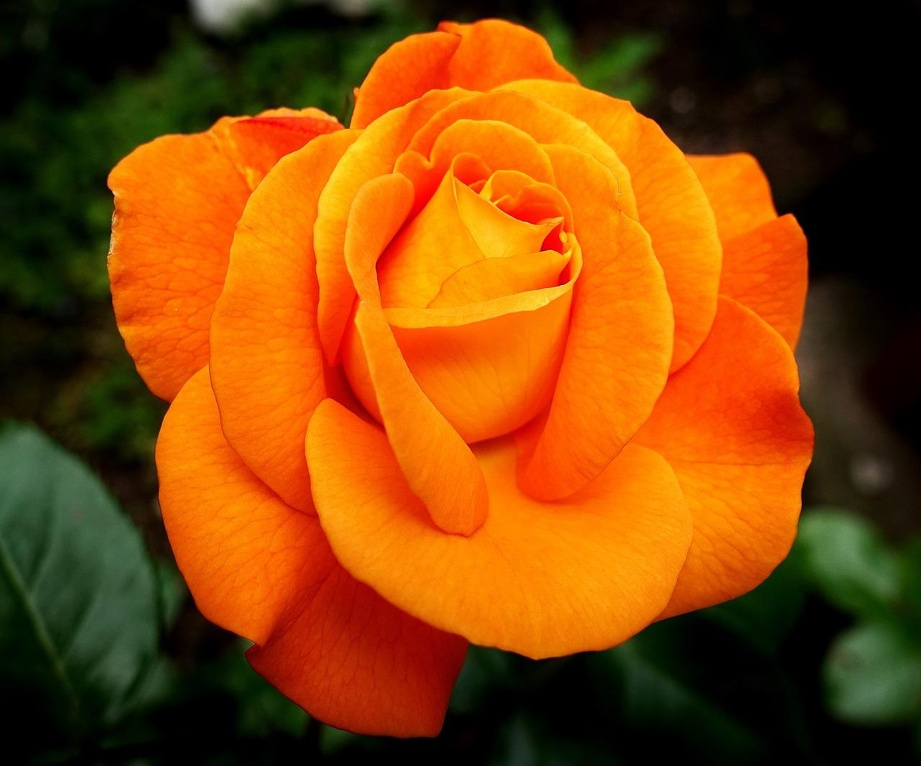
#> input picture ia/OpenCV-Perception/flor.jpeg, 921 x 766 px, shrunk from 1280 x 1064 before the run
$ jupyter execute opencv_gcid_01.ipynb
#> lines starting #> are read from the running program, lines starting #| are printed output that depends on the picture
<p>

Descarga: [OpenCV](https://opencv.org/)

`
pip install opencv-python
`

**OpenCV** (Open Source Computer Vision Library) es una biblioteca de software de código abierto que proporciona herramientas avanzadas para el desarrollo de aplicaciones en el ámbito de la visión por computadora. Fue desarrollada inicialmente por Intel y lanzada por primera vez en el año 2000. Desde entonces, se ha convertido en una de las bibliotecas más populares y utilizadas en este campo.

## **Características Principales**

1. **Lenguajes de Programación**: OpenCV proporciona interfaces para varios lenguajes de programación, incluyendo C++, Python y Java.

2. **Plataformas**: Es multiplataforma, lo que significa que se puede ejecutar en diferentes sistemas operativos como Windows, Linux y macOS.

3. **Procesamiento de Imágenes**: Ofrece una gran cantidad de funciones para el procesamiento de imágenes, como manipulación, filtrado, transformaciones, segmentación, extracción de características, entre otros.

4. **Visión por Computadora**: Proporciona herramientas para realizar tareas de visión por computadora tales como reconocimiento de objetos, seguimiento de objetos, reconstrucción 3D, visión estéreo, calibración de cámaras y mucho más.

5. **Aprendizaje Automático**: Incluye módulos para integrar algoritmos de aprendizaje automático, lo que permite implementar y entrenar modelos de machine learning y deep learning directamente desde OpenCV.

6. **Rendimiento**: Está optimizada para un alto rendimiento, con implementaciones eficientes de algoritmos y la capacidad de aprovechar el hardware acelerado.

7. **Interacción con Cámaras**: OpenCV facilita la captura y manipulación de flujos de video de cámaras en tiempo real.

8. **Comunidad y Soporte**: Al ser una biblioteca de código abierto, cuenta con una gran comunidad de desarrolladores y usuarios que contribuyen constantemente al desarrollo y mejora de la biblioteca.

## **Aplicaciones de OpenCV**

OpenCV se utiliza en una amplia variedad de aplicaciones y sectores, incluyendo:

1. **Robótica**: Para navegación, manipulación y percepción sensorial.
2. **Automoción**: En sistemas de asistencia al conductor y reconocimiento de señales de tráfico.
3. **Seguridad**: En sistemas de vigilancia y reconocimiento facial.
4. **Medicina**: Para análisis de imágenes médicas y diagnóstico.
5. **Realidad Aumentada**: Para crear experiencias interactivas y envolventes.
6. **Fotografía**: Para mejorar imágenes y aplicar efectos especiales.

## **Operaciones básicas**

[cell 1]
import cv2
import numpy as np
import matplotlib.pyplot as plt

img=cv2.imread("flor.jpeg")
#> img is the input picture: shape (766, 921, 3); mean B, G, R 7.3, 69, 133.9
plt.imshow(img)

¡Cuidado! OpenCV utiliza por defecto BGR mientras que Matplotlib usa RGB. Por tanto, para visualizar correctamente las imágenes hay que transformar previamente el espacio de color, BGR->RGB.

[cell 2]
img=cv2.imread("flor.jpeg")

# Converting BGR color to RGB color format
RGB_img = cv2.cvtColor(img, cv2.COLOR_BGR2RGB)

#Displaying image using plt.imshow() method
plt.imshow(RGB_img)

## **Recorte**

OpenCV proporciona herramientas para realizar una amplia gama de tareas, incluyendo el recorte de imágenes. El recorte de una imagen implica seleccionar una subregión de la imagen y descartar el resto.

[cell 3]
# organizing imports
import cv2
import numpy as np

# path to input images are specified and
# images are loaded with imread command
image = cv2.imread('flor2.jpg')
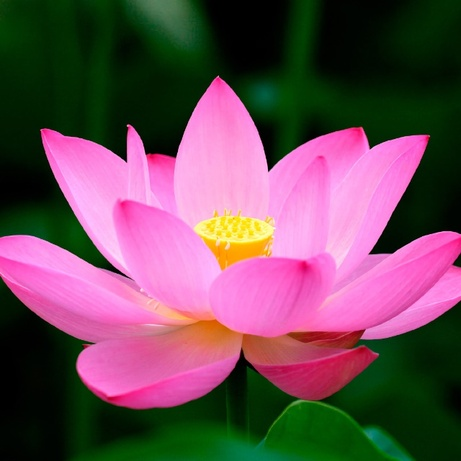
#> input picture ia/OpenCV-Perception/flor2.jpg, 461 x 461 px, shrunk from 640 x 640 before the run
#> image is the input picture: shape (461, 461, 3); mean B, G, R 86.7, 76, 107.5

# color convertion is applied
RGB_img = cv2.cvtColor(image, cv2.COLOR_BGR2RGB)
#> RGB_img: shape (461, 461, 3)
plt.imshow(RGB_img)

[cell 4]
x, y, ancho, alto = 150, 150, 100, 100  # Ejemplo de coordenadas y dimensiones
imagen_recortada = image[y:y+alto, x:x+ancho]
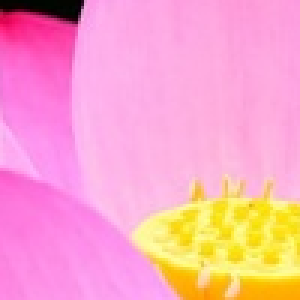
#> imagen_recortada: shape (100, 100, 3) (shown 3 times larger); mean B, G, R 195.7, 165.7, 249.3

RGB_img = cv2.cvtColor(imagen_recortada, cv2.COLOR_BGR2RGB)
#> RGB_img: shape (100, 100, 3)
plt.imshow(RGB_img)

## **Adición de imágenes**

[cell 5]
# Python program to illustrate
# arithmetic operation of
# addition of two images

# organizing imports
import cv2
import numpy as np

# path to input images are specified and
# images are loaded with imread command
image1 = cv2.imread('flor1.jpg')
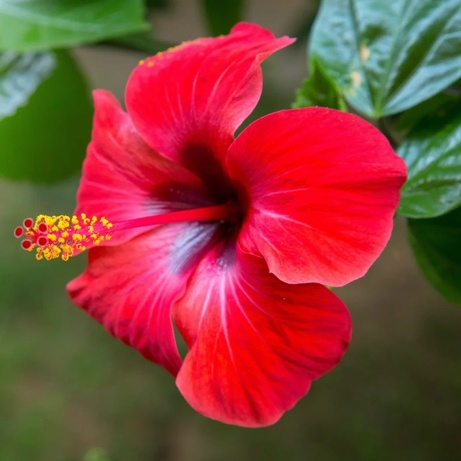
#> input picture ia/OpenCV-Perception/flor1.jpg, 461 x 461 px, shrunk from 640 x 640 before the run
#> image1 is the input picture: shape (461, 461, 3); mean B, G, R 57.2, 65.4, 137.1
image2 = cv2.imread('flor2.jpg')

# cv2.addWeighted is applied over the
# image inputs with applied parameters
weightedSum = cv2.addWeighted(image1, 0.5, image2, 0.5, 0)
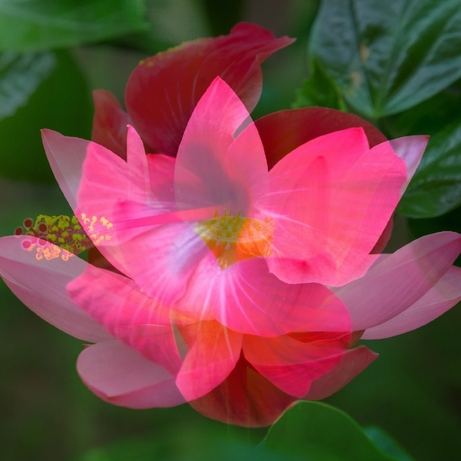
#> weightedSum: shape (461, 461, 3); mean B, G, R 71.9, 70.7, 122.3

# color convertion is applied
RGB_img = cv2.cvtColor(weightedSum, cv2.COLOR_BGR2RGB)
#> RGB_img: shape (461, 461, 3)
plt.imshow(RGB_img)
